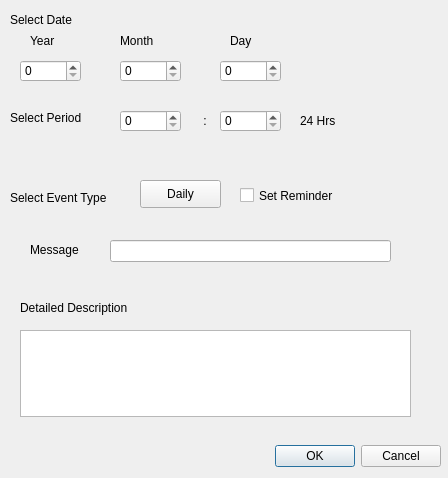
<?xml version="1.0" encoding="UTF-8"?>
<ui version="4.0">
 <class>memo_save</class>
 <widget class="QDialog" name="memo_save">
  <property name="geometry">
   <rect>
    <x>0</x>
    <y>0</y>
    <width>448</width>
    <height>478</height>
   </rect>
  </property>
  <property name="windowTitle">
   <string>Dialog</string>
  </property>
  <widget class="QDialogButtonBox" name="buttonBox">
   <property name="geometry">
    <rect>
     <x>40</x>
     <y>440</y>
     <width>401</width>
     <height>32</height>
    </rect>
   </property>
   <property name="orientation">
    <enum>Qt::Horizontal</enum>
   </property>
   <property name="standardButtons">
    <set>QDialogButtonBox::Cancel|QDialogButtonBox::Ok</set>
   </property>
  </widget>
  <widget class="QSpinBox" name="spinBox_year">
   <property name="geometry">
    <rect>
     <x>20</x>
     <y>60</y>
     <width>61</width>
     <height>22</height>
    </rect>
   </property>
  </widget>
  <widget class="QSpinBox" name="spinBox_month">
   <property name="geometry">
    <rect>
     <x>120</x>
     <y>60</y>
     <width>61</width>
     <height>22</height>
    </rect>
   </property>
  </widget>
  <widget class="QSpinBox" name="spinBox_date">
   <property name="geometry">
    <rect>
     <x>220</x>
     <y>60</y>
     <width>61</width>
     <height>22</height>
    </rect>
   </property>
  </widget>
  <widget class="QLabel" name="label">
   <property name="geometry">
    <rect>
     <x>10</x>
     <y>10</y>
     <width>81</width>
     <height>20</height>
    </rect>
   </property>
   <property name="text">
    <string>Select Date</string>
   </property>
  </widget>
  <widget class="QLabel" name="label_2">
   <property name="geometry">
    <rect>
     <x>30</x>
     <y>30</y>
     <width>31</width>
     <height>21</height>
    </rect>
   </property>
   <property name="text">
    <string>Year</string>
   </property>
  </widget>
  <widget class="QLabel" name="label_3">
   <property name="geometry">
    <rect>
     <x>120</x>
     <y>30</y>
     <width>51</width>
     <height>21</height>
    </rect>
   </property>
   <property name="text">
    <string>Month</string>
   </property>
  </widget>
  <widget class="QLabel" name="label_4">
   <property name="geometry">
    <rect>
     <x>230</x>
     <y>30</y>
     <width>31</width>
     <height>21</height>
    </rect>
   </property>
   <property name="text">
    <string>Day</string>
   </property>
  </widget>
  <widget class="QLabel" name="label_5">
   <property name="geometry">
    <rect>
     <x>10</x>
     <y>110</y>
     <width>91</width>
     <height>16</height>
    </rect>
   </property>
   <property name="text">
    <string>Select Period</string>
   </property>
  </widget>
  <widget class="QSpinBox" name="spinBox_hour">
   <property name="geometry">
    <rect>
     <x>120</x>
     <y>110</y>
     <width>61</width>
     <height>22</height>
    </rect>
   </property>
  </widget>
  <widget class="QSpinBox" name="spinBox_minute">
   <property name="geometry">
    <rect>
     <x>220</x>
     <y>110</y>
     <width>61</width>
     <height>22</height>
    </rect>
   </property>
  </widget>
  <widget class="QLabel" name="label_6">
   <property name="geometry">
    <rect>
     <x>200</x>
     <y>110</y>
     <width>21</width>
     <height>21</height>
    </rect>
   </property>
   <property name="text">
    <string> :</string>
   </property>
  </widget>
  <widget class="QLabel" name="label_7">
   <property name="geometry">
    <rect>
     <x>10</x>
     <y>190</y>
     <width>131</width>
     <height>16</height>
    </rect>
   </property>
   <property name="text">
    <string>Select Event Type</string>
   </property>
  </widget>
  <widget class="QLabel" name="label_8">
   <property name="geometry">
    <rect>
     <x>30</x>
     <y>240</y>
     <width>61</width>
     <height>20</height>
    </rect>
   </property>
   <property name="text">
    <string>Message</string>
   </property>
  </widget>
  <widget class="QLineEdit" name="lineEdit_info">
   <property name="geometry">
    <rect>
     <x>110</x>
     <y>240</y>
     <width>281</width>
     <height>22</height>
    </rect>
   </property>
  </widget>
  <widget class="QTextEdit" name="textEdit_info">
   <property name="geometry">
    <rect>
     <x>20</x>
     <y>330</y>
     <width>391</width>
     <height>87</height>
    </rect>
   </property>
  </widget>
  <widget class="QLabel" name="label_9">
   <property name="geometry">
    <rect>
     <x>20</x>
     <y>300</y>
     <width>151</width>
     <height>16</height>
    </rect>
   </property>
   <property name="text">
    <string>Detailed Description</string>
   </property>
  </widget>
  <widget class="QPushButton" name="pushButton_type">
   <property name="geometry">
    <rect>
     <x>140</x>
     <y>180</y>
     <width>81</width>
     <height>28</height>
    </rect>
   </property>
   <property name="text">
    <string>Daily</string>
   </property>
  </widget>
  <widget class="QLabel" name="label_10">
   <property name="geometry">
    <rect>
     <x>300</x>
     <y>110</y>
     <width>91</width>
     <height>21</height>
    </rect>
   </property>
   <property name="text">
    <string>24 Hrs</string>
   </property>
  </widget>
  <widget class="QCheckBox" name="checkBox">
   <property name="geometry">
    <rect>
     <x>240</x>
     <y>180</y>
     <width>121</width>
     <height>31</height>
    </rect>
   </property>
   <property name="text">
    <string>Set Reminder</string>
   </property>
  </widget>
  <action name="actiontype_richang">
   <property name="text">
    <string>type_richang</string>
   </property>
   <property name="toolTip">
    <string>type_richang</string>
   </property>
  </action>
  <action name="actiontype_xuexi">
   <property name="text">
    <string>type_xuexi</string>
   </property>
   <property name="toolTip">
    <string>type_xuexi</string>
   </property>
  </action>
  <action name="actiontype_yule">
   <property name="text">
    <string>type_yule</string>
   </property>
   <property name="toolTip">
    <string>type_yule</string>
   </property>
  </action>
  <action name="actiontype_qita">
   <property name="text">
    <string>type_qita</string>
   </property>
   <property name="toolTip">
    <string>type_qita</string>
   </property>
  </action>
 </widget>
 <resources/>
 <connections>
  <connection>
   <sender>buttonBox</sender>
   <signal>accepted()</signal>
   <receiver>memo_save</receiver>
   <slot>accept()</slot>
   <hints>
    <hint type="sourcelabel">
     <x>248</x>
     <y>254</y>
    </hint>
    <hint type="destinationlabel">
     <x>157</x>
     <y>274</y>
    </hint>
   </hints>
  </connection>
  <connection>
   <sender>buttonBox</sender>
   <signal>rejected()</signal>
   <receiver>memo_save</receiver>
   <slot>reject()</slot>
   <hints>
    <hint type="sourcelabel">
     <x>316</x>
     <y>260</y>
    </hint>
    <hint type="destinationlabel">
     <x>286</x>
     <y>274</y>
    </hint>
   </hints>
  </connection>
 </connections>
</ui>
